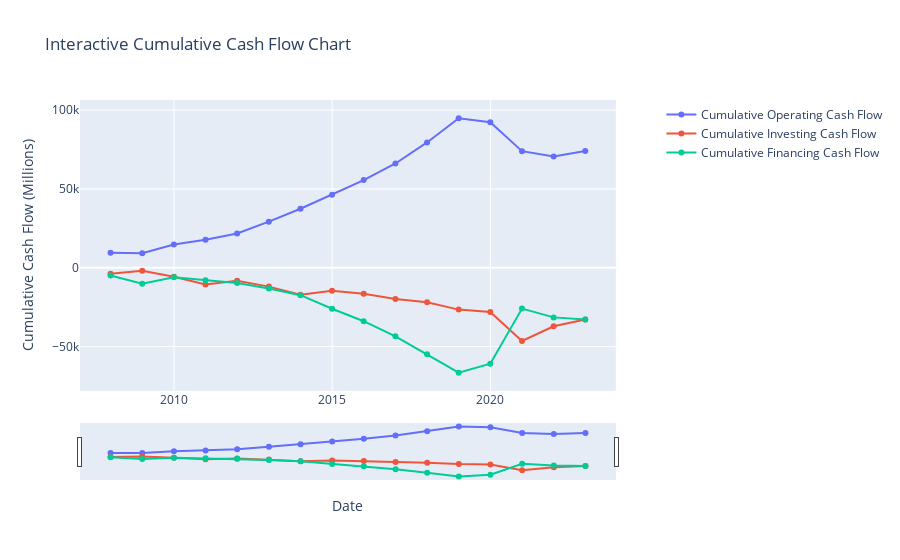

The cell this chart's notebook holds for it:
### Code cell
#Interactive Cumulative Cash Flow Chart
from plotly.subplots import make_subplots
import plotly.graph_objs as go

# Create a cumulative sum for each cash flow type
df_copy['CumulativeOperating'] = df_copy['Operating'].cumsum()
df_copy['CumulativeInvesting'] = df_copy['Investing'].cumsum()
df_copy['CumulativeFinancing'] = df_copy['Financing'].cumsum()

# Create subplots
fig = make_subplots(specs=[[{"secondary_y": True}]])

# Add traces for each cash flow type
fig.add_trace(go.Scatter(x=df_copy['DATE'], y=df_copy['CumulativeOperating'], name='Cumulative Operating Cash Flow', mode='lines+markers'), secondary_y=False)
fig.add_trace(go.Scatter(x=df_copy['DATE'], y=df_copy['CumulativeInvesting'], name='Cumulative Investing Cash Flow', mode='lines+markers'), secondary_y=False)
fig.add_trace(go.Scatter(x=df_copy['DATE'], y=df_copy['CumulativeFinancing'], name='Cumulative Financing Cash Flow', mode='lines+markers'), secondary_y=False)

# Add plot titles and labels
fig.update_layout(title_text='Interactive Cumulative Cash Flow Chart', xaxis_title='Date', yaxis_title='Cumulative Cash Flow (Millions)')
fig.update_xaxes(rangeslider_visible=True)

# Show plot
fig.show()

### Figure 1 — Plotly figure (JSON) as saved in the notebook; plotly's stock layout.template omitted (floating-point values rounded to 4 significant figures)
{"data": [{"mode": "lines+markers", "name": "Cumulative Operating Cash Flow", "type": "scatter", "x": ["2007-12-31T00:00:00", "2008-12-31T00:00:00", "2009-12-31T00:00:00", "2010-12-31T00:00:00", "2011-12-31T00:00:00", "2012-12-31T00:00:00", "2013-12-31T00:00:00", "2014-12-31T00:00:00", "2015-12-31T00:00:00", "2016-12-31T00:00:00", "2017-12-31T00:00:00", "2018-12-31T00:00:00", "2019-12-31T00:00:00", "2020-12-31T00:00:00", "2021-12-31T00:00:00", "2022-12-31T00:00:00"], "xaxis": "x", "y": [9584, 9183, 14786, 17738, 21761, 29269, 37448, 46306, 55669, 66165, 79511, 94833, 92387, 73977, 70561, 74073], "yaxis": "y"}, {"mode": "lines+markers", "name": "Cumulative Investing Cash Flow", "type": "scatter", "x": ["2007-12-31T00:00:00", "2008-12-31T00:00:00", "2009-12-31T00:00:00", "2010-12-31T00:00:00", "2011-12-31T00:00:00", "2012-12-31T00:00:00", "2013-12-31T00:00:00", "2014-12-31T00:00:00", "2015-12-31T00:00:00", "2016-12-31T00:00:00", "2017-12-31T00:00:00", "2018-12-31T00:00:00", "2019-12-31T00:00:00", "2020-12-31T00:00:00", "2021-12-31T00:00:00", "2022-12-31T00:00:00"], "xaxis": "x", "y": [-3822, -1934, -5728, -10559, -8190, -11947, -17101, -14634, -16480, -19858, -21916, -26537, -28067, -46433, -37109, -32739], "yaxis": "y"}, {"mode": "lines+markers", "name": "Cumulative Financing Cash Flow", "type": "scatter", "x": ["2007-12-31T00:00:00", "2008-12-31T00:00:00", "2009-12-31T00:00:00", "2010-12-31T00:00:00", "2011-12-31T00:00:00", "2012-12-31T00:00:00", "2013-12-31T00:00:00", "2014-12-31T00:00:00", "2015-12-31T00:00:00", "2016-12-31T00:00:00", "2017-12-31T00:00:00", "2018-12-31T00:00:00", "2019-12-31T00:00:00", "2020-12-31T00:00:00", "2021-12-31T00:00:00", "2022-12-31T00:00:00"], "xaxis": "x", "y": [-4884, -10086, -5992, -7954, -9654, -13131, -17380, -25973, -33893, -43480, -54830, -66552, -60813, -25858, -31458, -32724], "yaxis": "y"}], "layout": {"title": {"text": "Interactive Cumulative Cash Flow Chart"}, "xaxis": {"anchor": "y", "domain": [0, 0.94], "rangeslider": {"visible": true}, "title": {"text": "Date"}}, "yaxis": {"anchor": "x", "domain": [0, 1], "title": {"text": "Cumulative Cash Flow (Millions)"}}, "yaxis2": {"anchor": "x", "overlaying": "y", "side": "right"}}}
